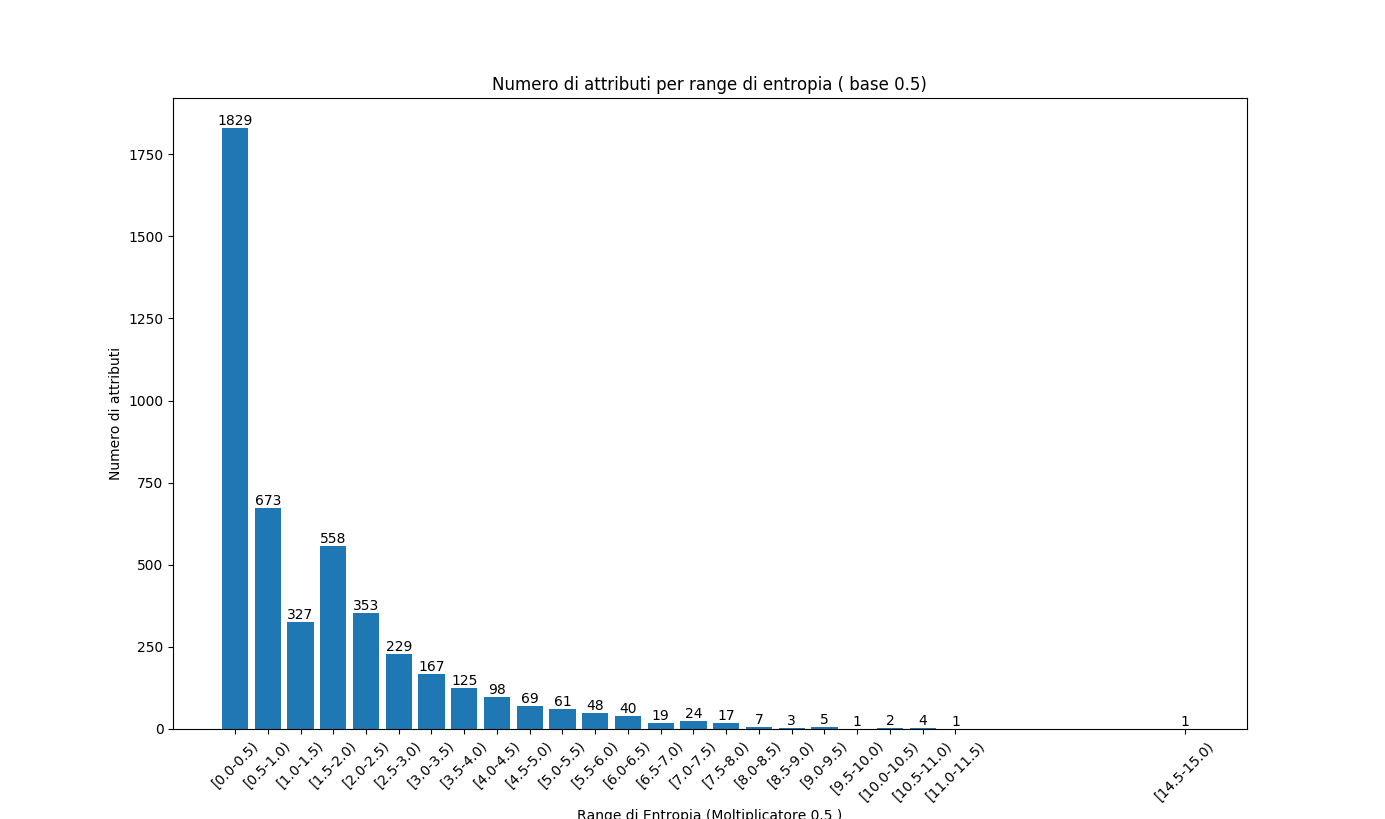

Generate this figure with Python:
import matplotlib.pyplot as plt
import os
import json
import string
from math import log2

plot = '1'
entropyRange = 0.5

def string_transformer(stringa):
    for punct in string.punctuation:
        stringa = stringa.replace(punct,"")
    stringa = " ".join(stringa.split())
    stringa = stringa.upper()
    return stringa

def append_values(lista, listaDaAppendere):
    
    if(type(listaDaAppendere) == str ):
        currentList = [listaDaAppendere]
    else:
        currentList = listaDaAppendere
    if plot == '2':
        for i in range(len(currentList)):
            currentList[i] = string_transformer(currentList[i])
    lista.extend(currentList)
    return lista

def calculateEntropy(mappa):
    entropy = 0
    totale = mappa["_totale"]
    for value in mappa:
        if value != "_totale":
            parziale = (mappa[value]/totale)
            entropy += -( parziale * log2(parziale))
    return entropy


#"c:\\Users\\Simone\\Desktop\\università\\AGIW\\Progetto_2\\2013_camera_dataset" #PER WINDOWS
myPath = "/Users/roberto/Desktop/Grafici/2013_camera_dataset"   #PER LINUX

attribute2Values = {}

for filename in os.listdir(myPath):
    #localPath = myPath + "\\" +filename #PER WINDOWS
    localPath = myPath + "/" +filename #PER LINUX
    for element in os.listdir(localPath):
        if element.endswith(".json"):
            #with open(localPath+"\\"+element) as myJson: #PER WINDOWS
            with open(localPath+"/"+element) as myJson:    #PER LINUX
                data = json.load(myJson)
                for attribute in data:
                    evaluating_attr = attribute
                    if(attribute2Values.get(evaluating_attr) == None):
                        currentList = []   
                    else:
                        currentList = attribute2Values.get(evaluating_attr)

                    attribute2Values[evaluating_attr] = append_values(currentList,data[attribute])

attribute2ValuesToCont = {}
if plot == '1':
    for attribute in attribute2Values:
        value2Count = {}
        for value in attribute2Values[attribute]:
            if value2Count.get(value) == None:
                value2Count[value] = 1
            else:
                value2Count[value] += 1
        tot = 0
        for value in value2Count.values():
            tot+=value
        value2Count["_totale"] = tot
        attribute2ValuesToCont[attribute] = value2Count

elif plot == '2':
    for attribute in attribute2Values:
        value2Count = {}
        for value in attribute2Values[attribute]:
            for word in value.split(' '):
                if value2Count.get(word) == None:
                    value2Count[word] = 1
                else:
                    value2Count[word] += 1
                tot = 0
        for value in value2Count.values():
            tot+=value
        value2Count["_totale"] = tot

        attribute2ValuesToCont[attribute] = value2Count

            
attribute2Entropy = {}
for attribute in attribute2ValuesToCont:
    entropy = calculateEntropy(attribute2ValuesToCont[attribute])
    attribute2Entropy[attribute] = entropy


rangeEntropy2NumAttribute = {}

for attribute in attribute2Entropy:
    entropyRanged = int(attribute2Entropy[attribute] / entropyRange)
    if rangeEntropy2NumAttribute.get(entropyRanged) == None:
        rangeEntropy2NumAttribute[entropyRanged] = 1
    else:
        rangeEntropy2NumAttribute[entropyRanged] += 1
print(rangeEntropy2NumAttribute)

asseX = sorted(rangeEntropy2NumAttribute.keys())
asseY = []

for i in asseX:
    asseY.append(rangeEntropy2NumAttribute[i])

bar_width = 0.8
bars = plt.bar(asseX,asseY,width= bar_width)

# indici normali
#plt.xticks(asseX)
asseXticks= []             
for i in asseX:
    left= i*entropyRange
    right = (i*entropyRange)+entropyRange
    tick = "["+str(left)+"-"+str(right)+")"
    asseXticks.append(tick)

# imposto ticks con lista di labels allegata
plt.xticks(asseX, labels=asseXticks, rotation= 45)

plt.xlabel('Range di Entropia (Moltiplicatore ' +str(entropyRange) +' )') 
plt.ylabel('Numero di attributi')
plt.title('Numero di attributi per range di entropia ( base ' +str(entropyRange)+ ')')

for rect in bars:
    height = rect.get_height()
    plt.text(rect.get_x() + rect.get_width()/2.0, height, '%d' % int(height), ha='center', va='bottom')

plt.show()




 


                        
